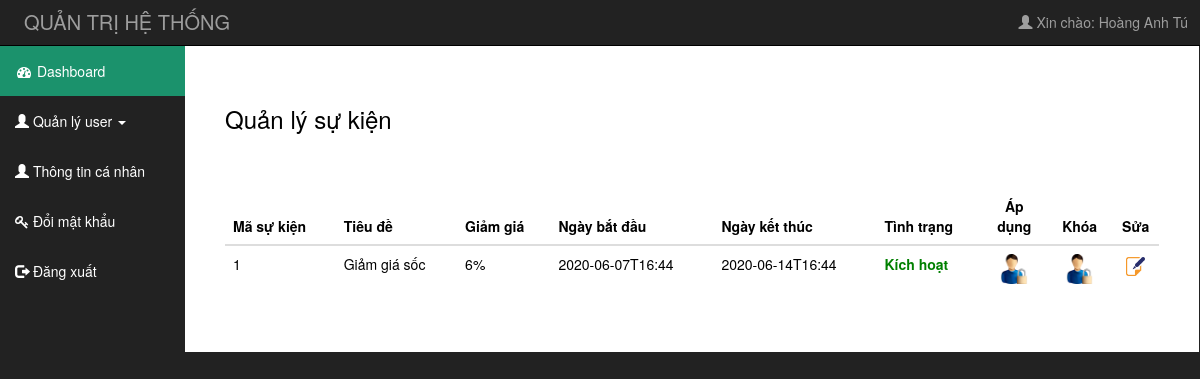
Screenshot of /admin/quanlysukien.php (signed in) with the database file from the repository.
### tables this page shows
CREATE TABLE `khuyenmai` (
  `makm` int(11) NOT NULL,
  `tieude` varchar(255) NOT NULL,
  `giatrikhuyenmai` int(11) NOT NULL,
  `thoigianbatdau` varchar(255) NOT NULL,
  `thoigianketthuc` varchar(255) NOT NULL,
  `tinhtrang` int(11) NOT NULL
);

### admin/quanlysukien.php (the view, shortened to what this page needs)
	<?php
		if(isset($_SESSION['usr']['uid']))
		{
			include("includes/header.php");
		}
		else
		{
			 header('Location:login.php');
		}
		require("../includes/connect_db.php");
	?>
		<div id="mid">
			<div class="row" style="width: 100%;">
				<div class="col-sm-2">
					<?php
						if($_SESSION['usr']['vaitro']==2)
						{
							include('includes/menu_left1.php');
						}
					?>
				</div>
				<div class="col-sm-10">
					<div style="background-color:white;margin-right: -29px;margin-left: -15px;color: black;padding: 40px;">
						<h3>Quản lý sự kiện</h3>
						<table class="table table-hover">
						    <thead>
						      <tr>
						        <th>Mã sự kiện</th>
						        <th>Tiêu đề</th>
						        <th>Giảm giá</th>
						        <th>Ngày bắt đầu</th>
						        <th>Ngày kết thúc</th>
						        <th>Tình trạng</th>
						        <th style="width: 7%;text-align: center;">Áp dụng</th>
						        <th style="width: 7%;text-align: center;">Khóa</th>
						        <th style="width: 5%;text-align: center;">Sửa</th>
						      </tr>
						    </thead>
						    <tbody>
						    	<?PHP
							    		$query="SELECT * FROM khuyenmai order by makm desc";
										$result=mysqli_query($dbc,$query);check_errors($result,$query);$i=1;
										while(list($makm, $tieude, $giatri, $stime, $etime, $tinhtrang)=mysqli_fetch_array($result,MYSQLI_NUM))
									    {?>
											<tr>
										      	<td>
										      		<?php echo $makm;?>
										      	</td>
										      	<td>
													<?php echo $tieude;?>
										      	</td>
										      	<td>
										      		<?php echo $giatri;?>%
										      	</td>
										      	<td>
													<?php echo $stime;?>
										      	</td>
										      	<td>
													<?php echo $etime;?>
										      	</td>
										      	<td>
													<?php
														if($tinhtrang==1)
														{
															echo "<b style='color:green'>Kích hoạt</b>";
														}else{
															echo "<b style='color:red;'>Đã khóa</b>";
														}
													?>
										      	</td>
										      	<td style="text-align: center;">
										      		<a href="apdungsukien.php?id=<?php echo $makm ?>">
										      			<img src="../IMAGES/doi_mk.png" class="img_tb2">
										      		</a>
										      	</td>
										      	<td style="text-align: center;">
										      		<a href="khoasukien.php?id=<?php echo $makm ?>">
										      			<img src="../IMAGES/doi_mk.png" class="img_tb2">
										      		</a>
										      	</td>
										      	<td  style="text-align: center;">
										      		<a href="suasukien.php?id=<?php echo $makm ?>">
														<img src="../IMAGES/icon_edit.png" class="img_tb2">
													</a>
										      	</td>
									     	</tr>
									<?PHP }?>
						    </tbody>
				  		</table>
					</div>
				</div>
			</div>
		</div>
	</div>
</body>
</html>

### admin/CSS/admin_css.css (style rules this page uses)
body { margin: 0; padding: 0; background-color: #222; }
a { text-decoration: none; }
#mid { width: 100%; }
.table tbody a { cursor: pointer; }
.img_tb2 { width: 60%; height: 14%; }

### rows the page displays
khuyenmai: makm "1", tieude "Giảm giá sốc", giatrikhuyenmai "6", thoigianbatdau "2020-06-07T16:44", thoigianketthuc "2020-06-14T16:44", tinhtrang "Kích hoạt"

### other values shown
$_SESSION['usr']['user'] "Hoàng Anh Tú"
